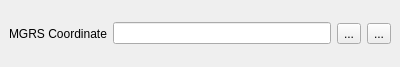
<?xml version="1.0" encoding="UTF-8"?>
<ui version="4.0">
 <class>DockWidget</class>
 <widget class="QDockWidget" name="DockWidget">
  <property name="geometry">
   <rect>
    <x>0</x>
    <y>0</y>
    <width>400</width>
    <height>67</height>
   </rect>
  </property>
  <property name="allowedAreas">
   <set>Qt::BottomDockWidgetArea|Qt::TopDockWidgetArea</set>
  </property>
  <property name="windowTitle">
   <string>MGRS panel</string>
  </property>
  <widget class="QWidget" name="dockWidgetContents">
   <layout class="QHBoxLayout" name="horizontalLayout">
    <item>
     <widget class="QLabel" name="label">
      <property name="text">
       <string>MGRS Coordinate</string>
      </property>
     </widget>
    </item>
    <item>
     <widget class="QLineEdit" name="leMgrsCoordinate"/>
    </item>
    <item>
     <widget class="QToolButton" name="btnZoom">
      <property name="toolTip">
       <string>Zoom to MGRS coordinate</string>
      </property>
      <property name="text">
       <string>...</string>
      </property>
     </widget>
    </item>
    <item>
     <widget class="QToolButton" name="btnRemoveMarker">
      <property name="toolTip">
       <string>Remove marker from canvas</string>
      </property>
      <property name="text">
       <string>...</string>
      </property>
     </widget>
    </item>
   </layout>
  </widget>
 </widget>
 <resources/>
 <connections/>
</ui>
